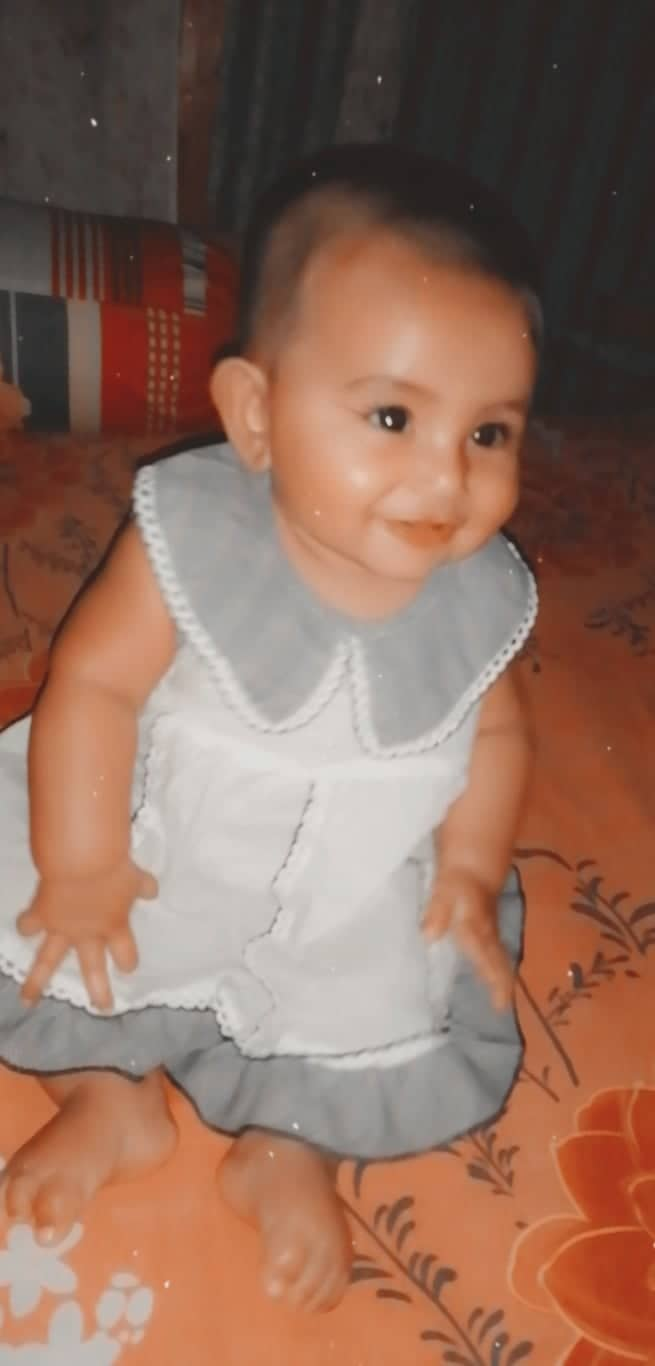
#> input picture P1.jpg, 655 x 1366 px
$ jupyter execute --allow-errors Age_and_Gender_Detection0.ipynb   (shell and % lines are left out)
#> lines starting #> are read from the running program, lines starting #| are printed output that depends on the picture
<a href="https://colab.research.google.com/github/tamanna18103122/Age-and-Gender-Detection/blob/main/Age_and_Gender_Detection0.ipynb" target="_parent"></a>

[cell 1]
%cd Age-and-Gender-Detection

[cell 2]
import cv2 as cv
import math
import time
from google.colab.patches import cv2_imshow

[cell 3]
def getFaceBox(net, frame, conf_threshold=0.7):
    frameOpencvDnn = frame.copy()
    frameHeight = frameOpencvDnn.shape[0]
    frameWidth = frameOpencvDnn.shape[1]
    blob = cv.dnn.blobFromImage(frameOpencvDnn, 1.0, (300, 300), [104, 117, 123], True, False)

    net.setInput(blob)
    detections = net.forward()
    bboxes = []
    for i in range(detections.shape[2]):
        confidence = detections[0, 0, i, 2]
        if confidence > conf_threshold:
            x1 = int(detections[0, 0, i, 3] * frameWidth)
            y1 = int(detections[0, 0, i, 4] * frameHeight)
            x2 = int(detections[0, 0, i, 5] * frameWidth)
            y2 = int(detections[0, 0, i, 6] * frameHeight)
            bboxes.append([x1, y1, x2, y2])
            cv.rectangle(frameOpencvDnn, (x1, y1), (x2, y2), (0, 255, 0), int(round(frameHeight/150)), 8)
    return frameOpencvDnn, bboxes

faceProto = "modelNweight/opencv_face_detector.pbtxt"
faceModel = "modelNweight/opencv_face_detector_uint8.pb"

ageProto = "modelNweight/age_deploy.prototxt"
ageModel = "modelNweight/age_net.caffemodel"

genderProto = "modelNweight/gender_deploy.prototxt"
genderModel = "modelNweight/gender_net.caffemodel"

MODEL_MEAN_VALUES = (78.4263377603, 87.7689143744, 114.895847746)
ageList = ['Baby(0-2)', 'child(4-6)', 'child(8-12)', 'young age(15-20)', 'young age (25-32)', 'Middle Age(38-43)', 'Middle age(48-53)', 'Old(60-100)']
genderList = ['Male', 'Female']

# Load network
#> (the rest of this cell did not finish here and is left out)

[cell 4]
input = cv.imread("P1.jpg")
#> input is the input picture: shape (1366, 655, 3); mean B, G, R 91.7, 107.9, 143.3
#> (the rest of this cell did not finish here and is left out)

[cell 5]
input = cv.imread("P2.jpg")
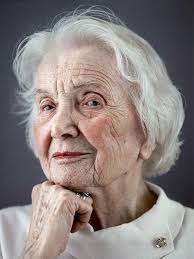
#> input picture P2.jpg, 194 x 259 px
#> input is the input picture: shape (259, 194, 3); mean B, G, R 127.9, 130.2, 140.5
#> (the rest of this cell did not finish here and is left out)

[cell 6]
input = cv.imread("P3.jpg")
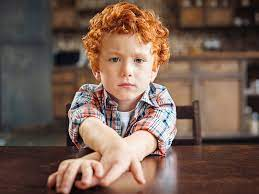
#> input picture P3.jpg, 259 x 194 px
#> input is the input picture: shape (194, 259, 3); mean B, G, R 82.1, 94.5, 118.9
#> (the rest of this cell did not finish here and is left out)

[cell 7]
input = cv.imread("P4.jpg")
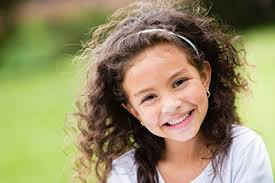
#> input picture P4.jpg, 275 x 183 px
#> input is the input picture: shape (183, 275, 3); mean B, G, R 102.3, 141, 149.7
#> (the rest of this cell did not finish here and is left out)

[cell 8]
input = cv.imread("P5.jpg")
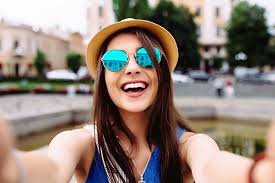
#> input picture P5.jpg, 275 x 183 px
#> input is the input picture: shape (183, 275, 3); mean B, G, R 118.8, 129.2, 144.6
#> (the rest of this cell did not finish here and is left out)
